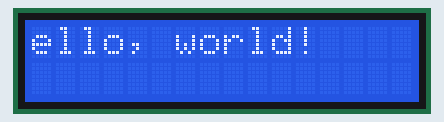
The sketch below on a simulated Arduino Uno, built with avr-gcc and run on an emulated ATmega328P. Parts: 16×2 character LCD.

Above: at 0.2 s.
At 1.95 s:
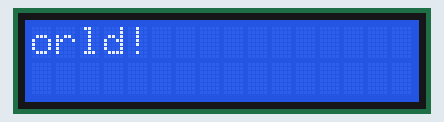
At 3.96 s:
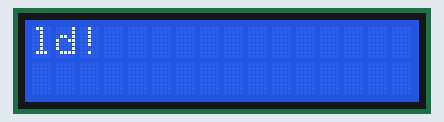
At 7.73 s:
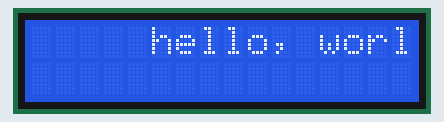
At 11.49 s:
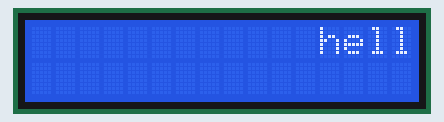
At 15.5 s:
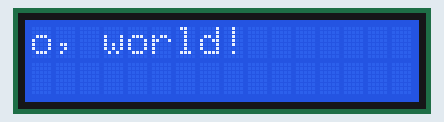

The sketch:

Basic_Visor.ino
```cpp
// Incluindo bibliotecas necessárias
// https://docs.arduino.cc/learn/electronics/lcd-displays#text-direction-example

#include <Wire.h>
#include <LiquidCrystal_I2C.h>

LiquidCrystal_I2C lcd(0x27, 2, 1, 0, 4, 5, 6, 7, 3, POSITIVE);

int del=250;

void setup() {  // inicia o void setup

  lcd.begin(16, 2);        // Dimensão da tela
  lcd.setBacklight(HIGH);  //Liga a luz de fundo
  lcd.print("hello, world!");
}

void loop() {  // inicia o void loop
/*
  lcd.setCursor(0, 0);  // coluna 0, linha 0
  lcd.print("Texto");   // Insira seu texto Aqui, dentro das Aspas
  delay(5000);          // Espera de 5 segundos

  lcd.clear();  // apaga o texto escrito no Display

  lcd.setCursor(0, 0);  // coluna 0, linha 0
  lcd.print("Texto2");   // Insira seu texto aqui, dentro das Aspas

  delay(5000);  // Espera de 5 segundos
  lcd.clear();  // apaga o texto escrito no Display
*/

  for (int positionCounter = 0; positionCounter < 13; positionCounter++) {
    // scroll one position left:
    lcd.scrollDisplayLeft();
    // wait a bit:
    delay(del);
  }

  // scroll 29 positions (string length + display length) to the right
  // to move it offscreen right:
  for (int positionCounter = 0; positionCounter < 29; positionCounter++) {
    // scroll one position right:
    lcd.scrollDisplayRight();
    // wait a bit:
    delay(del);
  }

  // scroll 16 positions (display length + string length) to the left
  // to move it back to center:
  for (int positionCounter = 0; positionCounter < 16; positionCounter++) {
    // scroll one position left:
    lcd.scrollDisplayLeft();
    // wait a bit:
    delay(del);
  }
}
```

Measured:
- by itself, everything shown: repeats every 14.6 s, in 58 steps
